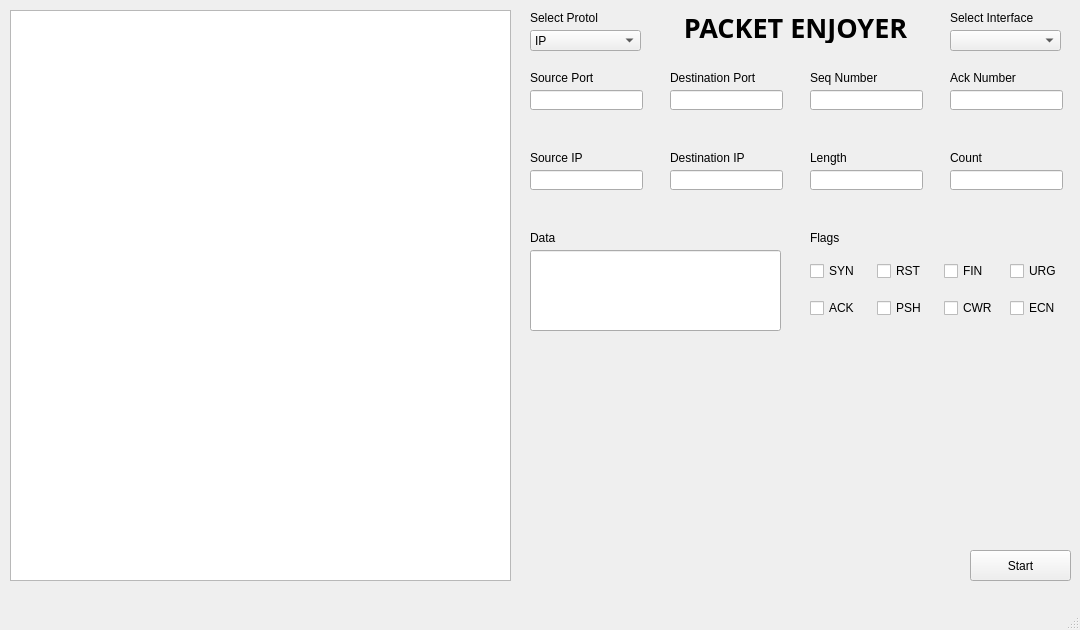
<?xml version="1.0" encoding="UTF-8"?>
<ui version="4.0">
 <class>PacketGenerator</class>
 <widget class="QMainWindow" name="PacketGenerator">
  <property name="geometry">
   <rect>
    <x>0</x>
    <y>0</y>
    <width>1080</width>
    <height>630</height>
   </rect>
  </property>
  <property name="cursor">
   <cursorShape>ArrowCursor</cursorShape>
  </property>
  <property name="windowTitle">
   <string>Packet Enjoyer - Simple Packet Generator by akira</string>
  </property>
  <property name="styleSheet">
   <string notr="true">QMainWindow{
	 border-radius: 20px;
}</string>
  </property>
  <widget class="QWidget" name="centralwidget">
   <widget class="QListWidget" name="packetsView">
    <property name="geometry">
     <rect>
      <x>10</x>
      <y>10</y>
      <width>501</width>
      <height>571</height>
     </rect>
    </property>
   </widget>
   <widget class="QComboBox" name="protoSelect">
    <property name="geometry">
     <rect>
      <x>530</x>
      <y>30</y>
      <width>111</width>
      <height>21</height>
     </rect>
    </property>
    <item>
     <property name="text">
      <string>IP</string>
     </property>
    </item>
    <item>
     <property name="text">
      <string>TCP</string>
     </property>
    </item>
    <item>
     <property name="text">
      <string>UDP</string>
     </property>
    </item>
    <item>
     <property name="text">
      <string>ICMP</string>
     </property>
    </item>
   </widget>
   <widget class="QComboBox" name="intSelect">
    <property name="geometry">
     <rect>
      <x>950</x>
      <y>30</y>
      <width>111</width>
      <height>21</height>
     </rect>
    </property>
   </widget>
   <widget class="QLabel" name="label">
    <property name="geometry">
     <rect>
      <x>530</x>
      <y>10</y>
      <width>111</width>
      <height>16</height>
     </rect>
    </property>
    <property name="text">
     <string>Select Protol</string>
    </property>
   </widget>
   <widget class="QLabel" name="label_2">
    <property name="geometry">
     <rect>
      <x>950</x>
      <y>10</y>
      <width>111</width>
      <height>16</height>
     </rect>
    </property>
    <property name="text">
     <string>Select Interface</string>
    </property>
   </widget>
   <widget class="QLineEdit" name="SRCport">
    <property name="geometry">
     <rect>
      <x>530</x>
      <y>90</y>
      <width>113</width>
      <height>20</height>
     </rect>
    </property>
   </widget>
   <widget class="QLineEdit" name="DSTport">
    <property name="geometry">
     <rect>
      <x>670</x>
      <y>90</y>
      <width>113</width>
      <height>20</height>
     </rect>
    </property>
   </widget>
   <widget class="QLineEdit" name="SEQnum">
    <property name="geometry">
     <rect>
      <x>810</x>
      <y>90</y>
      <width>113</width>
      <height>20</height>
     </rect>
    </property>
    <property name="text">
     <string/>
    </property>
   </widget>
   <widget class="QLineEdit" name="ACKnum">
    <property name="geometry">
     <rect>
      <x>950</x>
      <y>90</y>
      <width>113</width>
      <height>20</height>
     </rect>
    </property>
   </widget>
   <widget class="QLineEdit" name="LENGTH">
    <property name="geometry">
     <rect>
      <x>810</x>
      <y>170</y>
      <width>113</width>
      <height>20</height>
     </rect>
    </property>
   </widget>
   <widget class="QLineEdit" name="DSTSIP">
    <property name="geometry">
     <rect>
      <x>670</x>
      <y>170</y>
      <width>113</width>
      <height>20</height>
     </rect>
    </property>
   </widget>
   <widget class="QLineEdit" name="SRCIP">
    <property name="geometry">
     <rect>
      <x>530</x>
      <y>170</y>
      <width>113</width>
      <height>20</height>
     </rect>
    </property>
   </widget>
   <widget class="QLineEdit" name="DATAINPUT">
    <property name="geometry">
     <rect>
      <x>530</x>
      <y>250</y>
      <width>251</width>
      <height>81</height>
     </rect>
    </property>
   </widget>
   <widget class="QLabel" name="label_4">
    <property name="geometry">
     <rect>
      <x>530</x>
      <y>70</y>
      <width>111</width>
      <height>16</height>
     </rect>
    </property>
    <property name="text">
     <string>Source Port</string>
    </property>
   </widget>
   <widget class="QLabel" name="label_5">
    <property name="geometry">
     <rect>
      <x>670</x>
      <y>70</y>
      <width>111</width>
      <height>16</height>
     </rect>
    </property>
    <property name="text">
     <string>Destination Port</string>
    </property>
   </widget>
   <widget class="QLabel" name="label_6">
    <property name="geometry">
     <rect>
      <x>810</x>
      <y>70</y>
      <width>111</width>
      <height>16</height>
     </rect>
    </property>
    <property name="text">
     <string>Seq Number </string>
    </property>
   </widget>
   <widget class="QLabel" name="label_8">
    <property name="geometry">
     <rect>
      <x>950</x>
      <y>70</y>
      <width>131</width>
      <height>16</height>
     </rect>
    </property>
    <property name="text">
     <string>Ack Number </string>
    </property>
   </widget>
   <widget class="QLabel" name="label_7">
    <property name="geometry">
     <rect>
      <x>810</x>
      <y>230</y>
      <width>131</width>
      <height>16</height>
     </rect>
    </property>
    <property name="text">
     <string>Flags </string>
    </property>
   </widget>
   <widget class="QLabel" name="label_13">
    <property name="geometry">
     <rect>
      <x>530</x>
      <y>150</y>
      <width>111</width>
      <height>16</height>
     </rect>
    </property>
    <property name="text">
     <string>Source IP</string>
    </property>
   </widget>
   <widget class="QLabel" name="label_11">
    <property name="geometry">
     <rect>
      <x>670</x>
      <y>150</y>
      <width>111</width>
      <height>16</height>
     </rect>
    </property>
    <property name="text">
     <string>Destination IP</string>
    </property>
   </widget>
   <widget class="QLabel" name="label_10">
    <property name="geometry">
     <rect>
      <x>810</x>
      <y>150</y>
      <width>111</width>
      <height>16</height>
     </rect>
    </property>
    <property name="text">
     <string>Length</string>
    </property>
   </widget>
   <widget class="QLabel" name="label_12">
    <property name="geometry">
     <rect>
      <x>530</x>
      <y>230</y>
      <width>111</width>
      <height>16</height>
     </rect>
    </property>
    <property name="text">
     <string>Data</string>
    </property>
   </widget>
   <widget class="QPushButton" name="startButton">
    <property name="geometry">
     <rect>
      <x>970</x>
      <y>550</y>
      <width>101</width>
      <height>31</height>
     </rect>
    </property>
    <property name="text">
     <string>Start</string>
    </property>
   </widget>
   <widget class="QWidget" name="gridLayoutWidget">
    <property name="geometry">
     <rect>
      <x>810</x>
      <y>250</y>
      <width>261</width>
      <height>81</height>
     </rect>
    </property>
    <layout class="QGridLayout" name="gridLayout">
     <item row="1" column="0">
      <widget class="QCheckBox" name="ACK_check">
       <property name="text">
        <string>ACK</string>
       </property>
      </widget>
     </item>
     <item row="0" column="2">
      <widget class="QCheckBox" name="FIN_check">
       <property name="text">
        <string>FIN</string>
       </property>
      </widget>
     </item>
     <item row="0" column="0">
      <widget class="QCheckBox" name="SYN_check">
       <property name="text">
        <string>SYN</string>
       </property>
      </widget>
     </item>
     <item row="1" column="2">
      <widget class="QCheckBox" name="CWR_check">
       <property name="text">
        <string>CWR</string>
       </property>
      </widget>
     </item>
     <item row="0" column="3">
      <widget class="QCheckBox" name="URG_check">
       <property name="text">
        <string>URG</string>
       </property>
      </widget>
     </item>
     <item row="0" column="1">
      <widget class="QCheckBox" name="RST_check">
       <property name="text">
        <string>RST</string>
       </property>
      </widget>
     </item>
     <item row="1" column="1">
      <widget class="QCheckBox" name="PSH_check">
       <property name="text">
        <string>PSH</string>
       </property>
      </widget>
     </item>
     <item row="1" column="3">
      <widget class="QCheckBox" name="ECN_check">
       <property name="text">
        <string>ECN</string>
       </property>
      </widget>
     </item>
    </layout>
   </widget>
   <widget class="QLineEdit" name="COUNT">
    <property name="geometry">
     <rect>
      <x>950</x>
      <y>170</y>
      <width>113</width>
      <height>20</height>
     </rect>
    </property>
   </widget>
   <widget class="QLabel" name="label_9">
    <property name="geometry">
     <rect>
      <x>950</x>
      <y>150</y>
      <width>111</width>
      <height>16</height>
     </rect>
    </property>
    <property name="text">
     <string>Count</string>
    </property>
   </widget>
   <widget class="QLabel" name="label_3">
    <property name="geometry">
     <rect>
      <x>670</x>
      <y>12</y>
      <width>251</width>
      <height>31</height>
     </rect>
    </property>
    <property name="font">
     <font>
      <family>Microsoft Yi Baiti</family>
      <pointsize>20</pointsize>
      <weight>75</weight>
      <italic>false</italic>
      <bold>true</bold>
      <underline>false</underline>
     </font>
    </property>
    <property name="text">
     <string>PACKET ENJOYER</string>
    </property>
    <property name="alignment">
     <set>Qt::AlignCenter</set>
    </property>
   </widget>
  </widget>
  <widget class="QMenuBar" name="menubar">
   <property name="geometry">
    <rect>
     <x>0</x>
     <y>0</y>
     <width>1080</width>
     <height>21</height>
    </rect>
   </property>
  </widget>
  <widget class="QStatusBar" name="statusbar"/>
 </widget>
 <resources/>
 <connections/>
</ui>
